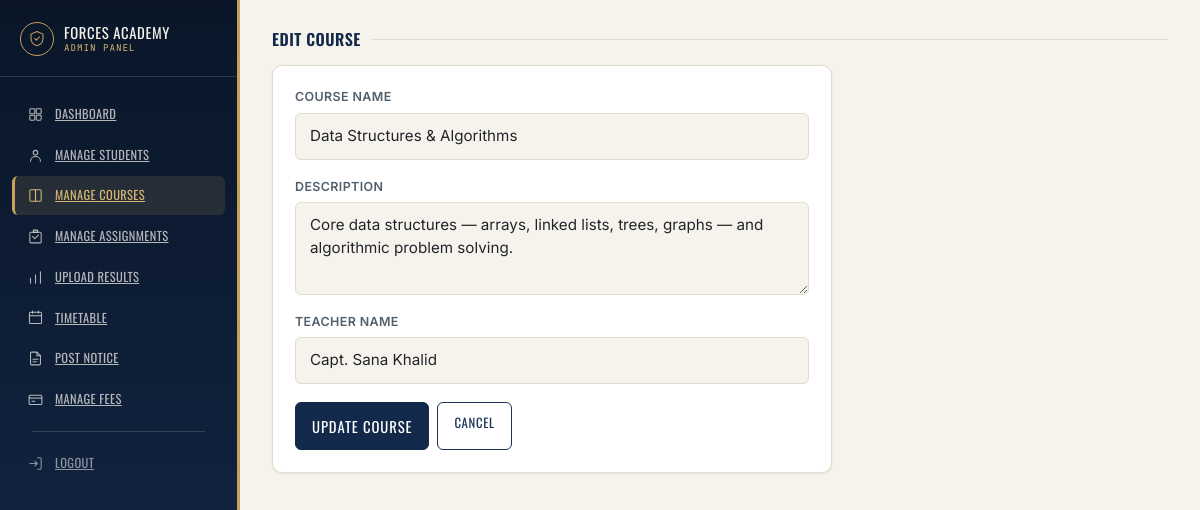
/admin/edit_course.php?id=2 (signed in), run on the app's committed database.
### tables this page shows
CREATE TABLE IF NOT EXISTS courses (
    id INT AUTO_INCREMENT PRIMARY KEY,
    course_name VARCHAR(150) NOT NULL,
    description TEXT,
    teacher_name VARCHAR(100),
    created_at TIMESTAMP DEFAULT CURRENT_TIMESTAMP
);

### admin/edit_course.php (the view, shortened to what this page needs)
<?php
$courseId = isset($_GET['id']) ? (int) $_GET['id'] : 0;
$stmt = mysqli_prepare($conn, "SELECT id, course_name, description, teacher_name FROM courses WHERE id = ?");
mysqli_stmt_bind_param($stmt, "i", $courseId);
mysqli_stmt_execute($stmt);
$result = mysqli_stmt_get_result($stmt);
$course = mysqli_fetch_assoc($result);
?>
<!DOCTYPE html>
<html lang="en">
<head>
    <link href="https://cdn.jsdelivr.net/npm/bootstrap@5.3.7/dist/css/bootstrap.min.css" rel="stylesheet">
    <link rel="stylesheet" href="../css/style.css">
</head>
<body>
<div class="fa-shell">
    <?php include 'includes/sidebar.php'; ?>
    <main class="fa-main">
        <h3 class="fa-section-title">Edit Course</h3>
        <div class="fa-panel" style="max-width: 560px;">
            <form action="actions/save_course.php" method="POST">
                <div class="fa-field">
                    <label>Course Name</label>
                    <input type="text" name="course_name" class="form-control fa-input"
                           value="<?php echo htmlspecialchars($course['course_name']); ?>" required>
                </div>
                <div class="fa-field">
                    <label>Description</label>
                    <textarea name="description" class="form-control fa-input" rows="3" required><?php echo htmlspecialchars($course['description']); ?></textarea>
                </div>
                <div class="fa-field">
                    <label>Teacher Name</label>
                    <input type="text" name="teacher_name" class="form-control fa-input"
                           value="<?php echo htmlspecialchars($course['teacher_name']); ?>" required>
                </div>
                <div class="d-flex gap-2">
                    <button type="submit" class="btn fa-btn-primary">Update Course</button>
                    <a href="courses.php" class="btn fa-btn-outline">Cancel</a>
                </div>
            </form>
        </div>
    </main>
</div>
</body>
</html>

### css/style.css (style rules this page uses)
:root { --navy-950: #0a1628; --navy-800: #13294b; --navy-700: #1a3459; --navy-600: #1f3f66; --brass-400: #d4b672; --brass-500: #c6a15b; --brass-600: #b08d3e; --parchment-50: #f6f3ec; --parchment-100: #efe9db; --ink-900: #101820; --slate-600: #52606d; --slate-400: #8a97a3; --hairline: #e2dccb; --success-600: #2f6f4e; --success-50: #eaf4ee; --danger-600: #a6303b; --danger-50: #fbeaec; --font-display: 'Oswald', 'Arial Narrow', sans-serif; --font-body: 'Inter', -apple-system, BlinkMacSystemFont, 'Segoe UI', sans-serif; --font-mono: 'JetBrains Mono', 'SFMono-Regular', Consolas, monospace; --radius-sm: 6px; --radius-md: 10px; --radius-lg: 16px; --shadow-card: 0 1px 2px rgba(10, 22, 40, 0.06), 0 12px 32px -12px rgba(10, 22, 40, 0.18); --shadow-soft: 0 1px 3px rgba(10, 22, 40, 0.08); --ease: cubic-bezier(0.2, 0.7, 0.3, 1); }
* { box-sizing: border-box; }
body { font-family: var(--font-body); color: var(--ink-900); background: var(--parchment-50); -webkit-font-smoothing: antialiased; }
h1, h2, h3, h4, .fa-display { font-family: var(--font-display); text-transform: uppercase; letter-spacing: 0.03em; font-weight: 600; }
a { color: var(--navy-700); }
.fa-field label { font-size: 0.78rem; font-weight: 600; letter-spacing: 0.03em; text-transform: uppercase; color: var(--slate-600); margin-bottom: 6px; display: block; }
.fa-field { margin-bottom: 18px; }
.form-control.fa-input { border: 1.5px solid var(--hairline); border-radius: var(--radius-sm); padding: 11px 14px; font-size: 0.95rem; background: var(--parchment-50); transition: border-color 0.15s var(--ease), box-shadow 0.15s var(--ease), background 0.15s var(--ease); }
.btn.fa-btn-primary { background: var(--navy-800); border: 1.5px solid var(--navy-800); color: #fff; font-family: var(--font-display); text-transform: uppercase; letter-spacing: 0.06em; font-size: 0.92rem; padding: 12px 16px; border-radius: var(--radius-sm); transition: background 0.15s var(--ease), transform 0.05s var(--ease), border-color 0.15s var(--ease); }
.fa-section-title { font-size: 1rem; color: var(--navy-800); margin: 0 0 16px; display: flex; align-items: center; gap: 10px; }
.fa-section-title::after { content: ""; flex: 1; height: 1px; background: var(--hairline); }
.fa-shell { display: flex; min-height: 100vh; }
.fa-main { margin-left: 240px; width: calc(100% - 240px); padding: 30px 32px 56px; }
.fa-panel { background: #fff; border: 1px solid var(--hairline); border-radius: var(--radius-md); padding: 22px; box-shadow: var(--shadow-soft); }
.btn.fa-btn-outline { background: transparent; border: 1.5px solid var(--navy-700); color: var(--navy-700); font-family: var(--font-display); text-transform: uppercase; letter-spacing: 0.05em; font-size: 0.8rem; padding: 10px 16px; border-radius: var(--radius-sm); transition: background 0.15s var(--ease), color 0.15s var(--ease); }
html, body { overflow-x: hidden; max-width: 100%; }
.form-control.fa-input { transition: border-color 0.18s var(--ease), box-shadow 0.18s var(--ease), background 0.18s var(--ease), transform 0.12s var(--ease); }
.btn.fa-btn-primary, .btn.fa-btn-outline, .btn.fa-btn-danger, .btn.fa-btn-logout { transition: background 0.18s var(--ease), color 0.18s var(--ease), border-color 0.18s var(--ease), transform 0.12s var(--ease), box-shadow 0.18s var(--ease); }

### data on the page
courses: course_name "Data Structures & Algorithms", description "Core data structures — arrays, linked lists, trees, graphs — and algorithmic problem solving.", teacher_name "Capt. Sana Khalid"
